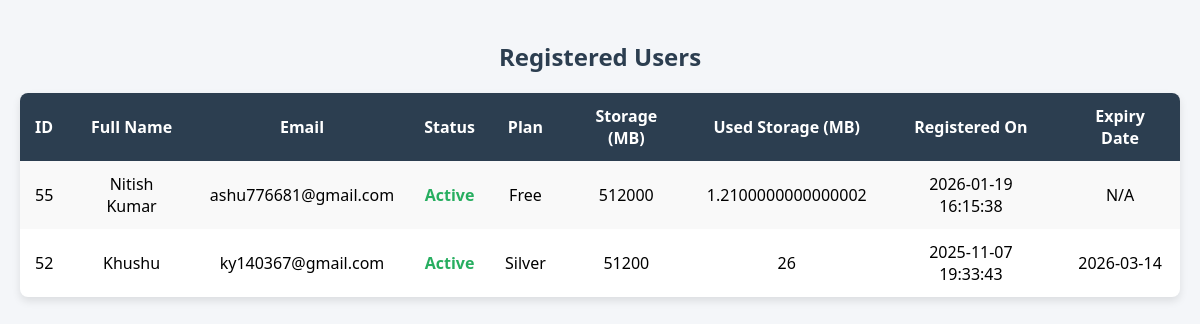
The page /php/admin/view_users.php (signed in) on the database its author committed.
### tables this page shows
CREATE TABLE `users` (
  `id` int(11) NOT NULL,
  `full_name` varchar(100) DEFAULT NULL,
  `email` varchar(100) DEFAULT NULL,
  `password` varchar(100) DEFAULT NULL,
  `reg_date_time` datetime NOT NULL DEFAULT current_timestamp(),
  `activation_code` varchar(100) DEFAULT NULL,
  `status` varchar(100) NOT NULL DEFAULT 'pending',
  `plans` varchar(100) NOT NULL DEFAULT 'free',
  `used_storage` double NOT NULL DEFAULT 0,
  `purchase_date` date DEFAULT NULL,
  `storage` double NOT NULL DEFAULT 20,
  `expiry_date` date DEFAULT NULL
);

### php/admin/view_users.php (the view, shortened to what this page needs)
<?php
include("../db.php");
$result = mysqli_query($db, "SELECT * FROM users ORDER BY reg_date_time DESC");
?>
<!DOCTYPE html>
<html lang="en">
<head>
</head>
<body>
    <h2>Registered Users</h2>
    <table>
        <tr>
            <th>ID</th>
            <th>Full Name</th>
            <th>Email</th>
            <th>Status</th>
            <th>Plan</th>
            <th>Storage (MB)</th>
            <th>Used Storage (MB)</th>
            <th>Registered On</th>
            <th>Expiry Date</th>
        </tr>
        <?php while($row = mysqli_fetch_assoc($result)){ ?>
        <tr>
            <td><?php echo $row['id']; ?></td>
            <td><?php echo $row['full_name']; ?></td>
            <td><?php echo $row['email']; ?></td>
            <td class="status-<?php echo strtolower($row['status']); ?>">
                <?php echo ucfirst($row['status']); ?>
            </td>
            <td><?php echo ucfirst($row['plans']); ?></td>
            <td><?php echo $row['storage']; ?></td>
            <td><?php echo $row['used_storage']; ?></td>
            <td><?php echo $row['reg_date_time']; ?></td>
            <td><?php echo $row['expiry_date'] ? $row['expiry_date'] : 'N/A'; ?></td>
        </tr>
        <?php } ?>
    </table>
</body>
</html>

### php/admin/view_users.php (style rules this page uses)
body { font-family: 'Segoe UI', Tahoma, Geneva, Verdana, sans-serif; background: #f4f6f9; margin: 0; padding: 20px; }
h2 { text-align: center; color: #2c3e50; margin-bottom: 20px; }
table { width: 100%; border-collapse: collapse; background: #fff; box-shadow: 0 4px 8px rgba(0,0,0,0.1); border-radius: 8px; overflow: hidden; }
th, td { padding: 12px 15px; text-align: center; }
th { background: #2c3e50; color: #fff; font-weight: 600; }
tr:nth-child(even) { background: #f9f9f9; }
.status-active { color: #27ae60; font-weight: bold; }

### rows shown on the page
users: id "55", full_name "Nitish Kumar", email "ashu776681@gmail.com", status "Active", plans "Free", storage "512000", used_storage "1.2100000000000002", reg_date_time "2026-01-19 16:15:38", shows "N/A"
users: id "52", full_name "Khushu", email "ky140367@gmail.com", status "Active", plans "Silver", storage "51200", used_storage "26", reg_date_time "2025-11-07 19:33:43", expiry_date "2026-03-14"
